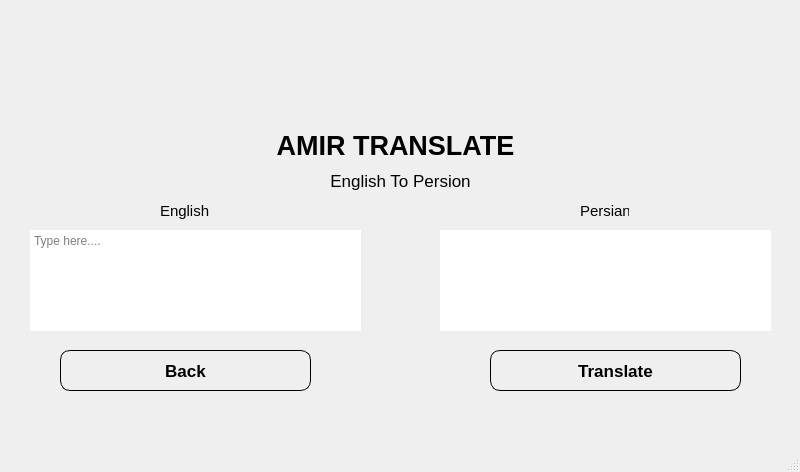
<?xml version="1.0" encoding="UTF-8"?>
<ui version="4.0">
 <class>MainWindow</class>
 <widget class="QMainWindow" name="MainWindow">
  <property name="geometry">
   <rect>
    <x>0</x>
    <y>0</y>
    <width>800</width>
    <height>472</height>
   </rect>
  </property>
  <property name="windowTitle">
   <string>English to Persian</string>
  </property>
  <widget class="QWidget" name="centralwidget">
   <widget class="QTextEdit" name="text_english">
    <property name="geometry">
     <rect>
      <x>30</x>
      <y>230</y>
      <width>331</width>
      <height>101</height>
     </rect>
    </property>
    <property name="styleSheet">
     <string notr="true">border-radius:10px</string>
    </property>
    <property name="placeholderText">
     <string>Type here....</string>
    </property>
   </widget>
   <widget class="QLabel" name="label">
    <property name="geometry">
     <rect>
      <x>340</x>
      <y>10</y>
      <width>111</width>
      <height>111</height>
     </rect>
    </property>
    <property name="styleSheet">
     <string notr="true">background-image:url(images/translate-icon.png);  background-repeat: no-repeat, repeat;
</string>
    </property>
    <property name="text">
     <string/>
    </property>
   </widget>
   <widget class="QLabel" name="label_2">
    <property name="geometry">
     <rect>
      <x>260</x>
      <y>110</y>
      <width>271</width>
      <height>71</height>
     </rect>
    </property>
    <property name="font">
     <font>
      <pointsize>20</pointsize>
      <bold>true</bold>
     </font>
    </property>
    <property name="text">
     <string>AMIR TRANSLATE</string>
    </property>
    <property name="alignment">
     <set>Qt::AlignCenter</set>
    </property>
   </widget>
   <widget class="QLabel" name="label_3">
    <property name="geometry">
     <rect>
      <x>160</x>
      <y>200</y>
      <width>49</width>
      <height>21</height>
     </rect>
    </property>
    <property name="font">
     <font>
      <pointsize>11</pointsize>
     </font>
    </property>
    <property name="text">
     <string>English</string>
    </property>
   </widget>
   <widget class="QLabel" name="label_4">
    <property name="geometry">
     <rect>
      <x>580</x>
      <y>200</y>
      <width>49</width>
      <height>21</height>
     </rect>
    </property>
    <property name="font">
     <font>
      <pointsize>11</pointsize>
     </font>
    </property>
    <property name="text">
     <string>Persian</string>
    </property>
   </widget>
   <widget class="QTextEdit" name="text_persian">
    <property name="geometry">
     <rect>
      <x>440</x>
      <y>230</y>
      <width>331</width>
      <height>101</height>
     </rect>
    </property>
    <property name="styleSheet">
     <string notr="true">border-radius:10px</string>
    </property>
    <property name="readOnly">
     <bool>true</bool>
    </property>
   </widget>
   <widget class="QPushButton" name="btn_back">
    <property name="geometry">
     <rect>
      <x>60</x>
      <y>350</y>
      <width>251</width>
      <height>41</height>
     </rect>
    </property>
    <property name="font">
     <font>
      <pointsize>13</pointsize>
      <bold>true</bold>
     </font>
    </property>
    <property name="styleSheet">
     <string notr="true">border-radius:10px;border:1px solid #000</string>
    </property>
    <property name="text">
     <string>Back</string>
    </property>
   </widget>
   <widget class="QLabel" name="label_5">
    <property name="geometry">
     <rect>
      <x>320</x>
      <y>170</y>
      <width>161</width>
      <height>21</height>
     </rect>
    </property>
    <property name="font">
     <font>
      <pointsize>13</pointsize>
      <bold>false</bold>
     </font>
    </property>
    <property name="text">
     <string>English To Persion</string>
    </property>
    <property name="alignment">
     <set>Qt::AlignCenter</set>
    </property>
   </widget>
   <widget class="QPushButton" name="btn_translate">
    <property name="geometry">
     <rect>
      <x>490</x>
      <y>350</y>
      <width>251</width>
      <height>41</height>
     </rect>
    </property>
    <property name="font">
     <font>
      <pointsize>13</pointsize>
      <bold>true</bold>
     </font>
    </property>
    <property name="styleSheet">
     <string notr="true">border-radius:10px;border:1px solid #000</string>
    </property>
    <property name="text">
     <string>Translate</string>
    </property>
   </widget>
  </widget>
  <widget class="QMenuBar" name="menubar">
   <property name="geometry">
    <rect>
     <x>0</x>
     <y>0</y>
     <width>800</width>
     <height>22</height>
    </rect>
   </property>
  </widget>
  <widget class="QStatusBar" name="statusbar"/>
 </widget>
 <resources/>
 <connections/>
</ui>
